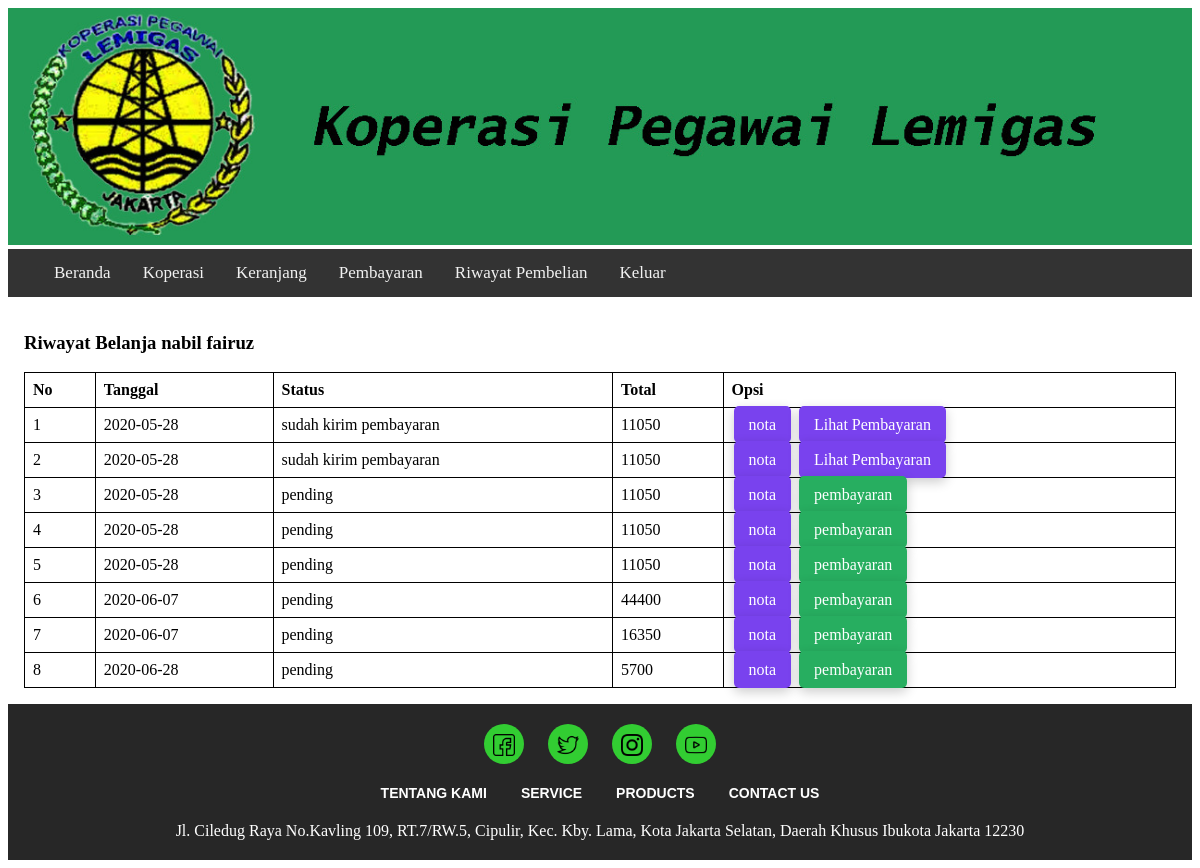
/riwayat.php (signed in), run on the app's committed database.
### tables this page shows
CREATE TABLE `pembelian` (
  `id_pembelian` int(11) NOT NULL,
  `id_karyawan` int(11) NOT NULL,
  `tanggal_pembelian` date NOT NULL,
  `total_pembelian` int(11) NOT NULL,
  `status_pembelian` varchar(100) NOT NULL DEFAULT 'pending',
  `pengiriman` varchar(100) NOT NULL
);

### riwayat.php (the view, shortened to what this page needs)
<?php
  include 'config.php';
  ?>
<!DOCTYPE html>
<html>
<head>
<link rel="stylesheet" href="css/topnav.css">
<link rel="stylesheet" href="css/css.css">
</head>
<body>
<?php include 'menu.php'; ?>
<section class="riwayat">
	<div class="container">
		<h3>Riwayat Belanja <?php echo $_SESSION["pelanggan"]["pelanggan"]; ?></h3>
		<center><table class="tablee">
			<thead>
				<tr>
					<th>No</th>
					<th>Tanggal</th>
					<th>Status</th>
					<th>Total</th>
					<th>Opsi</th>
				</tr>
			</thead>
			<tbody>
				<?php
					$nomor=1;
					$id_karyawan = $_SESSION["pelanggan"]["id_karyawan"];
					$ambil = $koneksi->query("SELECT * FROM pembelian WHERE id_karyawan='$id_karyawan'");
					while($pecah = $ambil->fetch_assoc()){
				?>
				<tr>
					<td></font><?php echo $nomor; ?></td>
					<td><?php echo $pecah["tanggal_pembelian"]; ?></td>
					<td>
						<?php echo $pecah["status_pembelian"]; ?>
						<br>
					</td>
					<td><?php echo $pecah["total_pembelian"]; ?></td>
					<td>
						<a href="nota.php?id=<?php echo $pecah["id_pembelian"]; ?>" class="button">nota</a>
						<?php if ($pecah['status_pembelian']=="pending"): ?>
						<a href="pembayaran.php?id=<?php echo $pecah["id_pembelian"]; ?>" class="button-hijau">pembayaran</a>
						<?php else: ?>
						<a href="lihat_pembayaran.php?id=<?php echo $pecah["id_pembelian"]; ?>" class="button">Lihat Pembayaran</a>
						<?php endif ?>
					</td>
				</tr>
					<?php $nomor++; ?>
					<?php } ?>
			</tbody>
		</table></center>
	</div>
</section>
<div class="footer-main-div">
  <div class="footer-social-icons">
    <ul>
      <li><a href="#" target="blank"><i class="fa fa-facebook"><img src="gambar/facebook.png"></i></a></li>
      <li><a href="#" target="blank"><i class="fa fa-twitter"><img src="gambar/twitter.png"></i></a></li>
      <li><a href="#" target="blank"><i class="fa fa-instagram"><img src="gambar/instagram.png"></i></a></li>
      <li><a href="#" target="blank"><i class="fa fa-youtube"><img src="gambar/youtube.png"></i></a></li>
    </ul>
  </div>
  <div class="footer-menu-satu">
    <ul>
      <li><a href="">Tentang Kami</a></li>
      <li><a href="">Service</a></li>
      <li><a href="">Products</a></li>
      <li><a href="">Contact Us</a></li>
    </ul>
  </div>
  <div class="footer-alamat">
    Jl. Ciledug Raya No.Kavling 109, RT.7/RW.5, Cipulir, Kec. Kby. Lama, Kota Jakarta Selatan, Daerah Khusus Ibukota Jakarta 12230
  </div>
</div>
</body>
</html>

### css/css.css (style rules this page uses)
.container { padding: 16px; }
a { text-decoration: none; outline: none; }
.footer-main-div { width: 100%; height: auto; margin: auto; background: #272727; padding: 20px 0px; }
.footer-social-icons { width: 100%; height: auto; margin: auto; }
.footer-social-icons ul { margin: 0px; padding: 0px; text-align: center; }
.footer-social-icons ul li { display: inline-block; width: 40px; height: 40px; margin: 0px 10px; border-radius: 100%; background: #32CD32; }
.footer-social-icons ul li a { color: #272727; font-size: 30px; display: block; }
.footer-social-icons ul li a i { line-height: 43px; }
.footer-social-icons ul li a i img { height: auto; width: 55%; }
.footer-menu-satu { width: 100%; height: auto; margin: auto; margin-top: 20px; }
.footer-menu-satu ul { margin: 0px; padding: 0px; text-align: center; }
.footer-menu-satu ul li { display: inline-block; margin: 0px 15px; }
.footer-menu-satu ul li a { font-family: arial; font-size: 14px; font-weight: 600; color: #ffffff; text-transform: uppercase; }
.footer-alamat { width: 100%; height: auto; margin: auto; margin-top: 20px; text-align: center; color: #ffffff; }
.tablee { border-collapse: collapse; border-spacing: 0; width: 100%; border: 1px solid #000; }
th, td { text-align: left; padding: 8px; border: 1px solid #000; }
.button-hijau { background-color: #27ae60 ; color: white; border: none; border-radius: 5px; box-shadow: 0px 4px 12px 0px rgba(0, 0, 0, 0.2); text-align: center; margin: 5px 2px; padding: 10px 15px; cursor: pointer; }
.button { background-color: #7942ee; color: white; border: none; border-radius: 5px; box-shadow: 0px 4px 12px 0px rgba(0, 0, 0, 0.2); text-align: center; margin: 5px 2px; padding: 10px 15px; cursor: pointer; }

### data on the page
pembelian: tanggal_pembelian "2020-05-28", status_pembelian "sudah kirim pembayaran", total_pembelian "11050"
pembelian: tanggal_pembelian "2020-05-28", status_pembelian "sudah kirim pembayaran", total_pembelian "11050"
pembelian: tanggal_pembelian "2020-05-28", status_pembelian "pending", total_pembelian "11050"
pembelian: tanggal_pembelian "2020-05-28", status_pembelian "pending", total_pembelian "11050"
pembelian: tanggal_pembelian "2020-05-28", status_pembelian "pending", total_pembelian "11050"
pembelian: tanggal_pembelian "2020-06-07", status_pembelian "pending", total_pembelian "44400"
pembelian: tanggal_pembelian "2020-06-07", status_pembelian "pending", total_pembelian "16350"
pembelian: tanggal_pembelian "2020-06-28", status_pembelian "pending", total_pembelian "5700"

### other printed values
$_SESSION["pelanggan"]["pelanggan"] "nabil fairuz"
